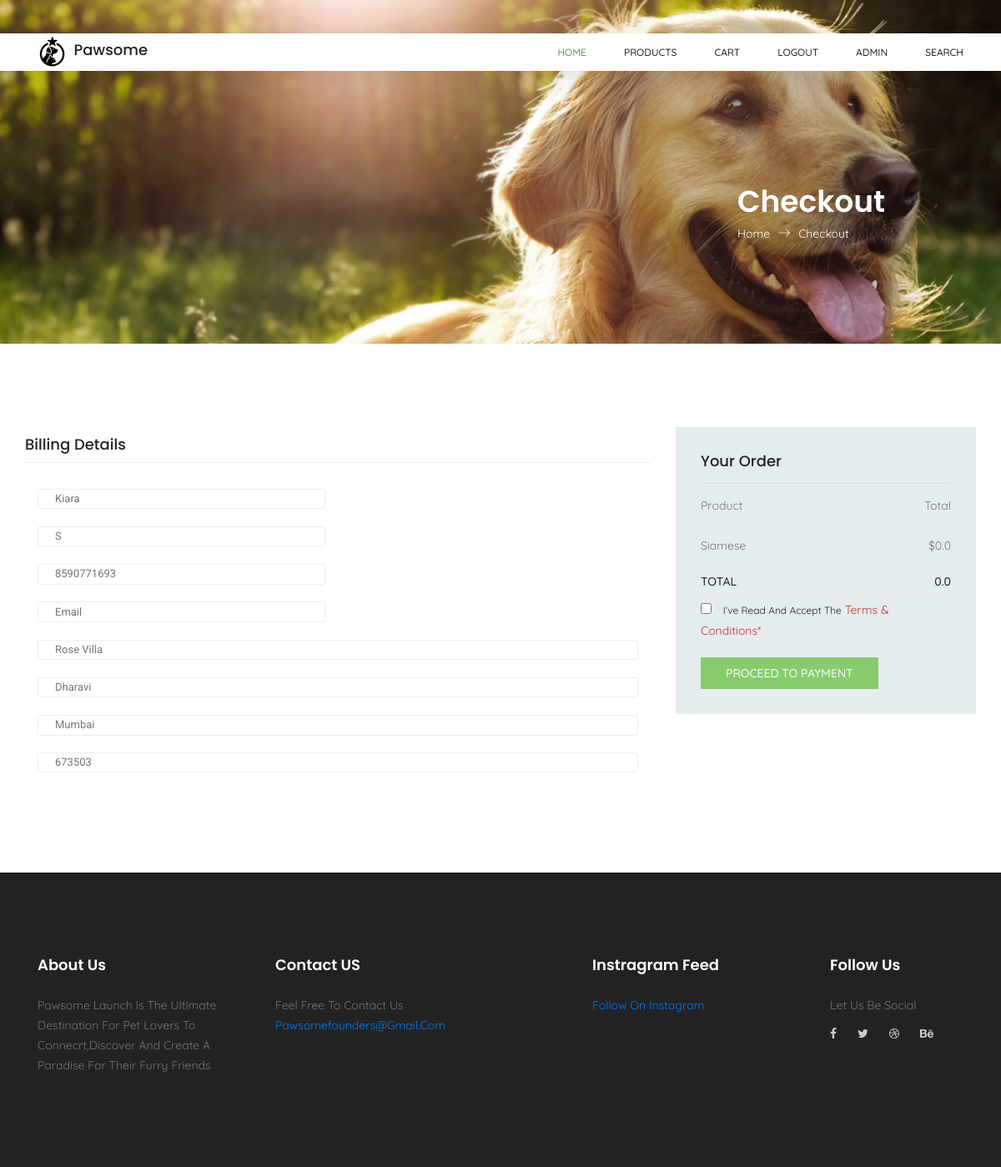
The page /checkout/ (signed in) on the database its author committed.
### home/models.py (models this page shows, shortened)
class Address(models.Model):
    user = models.ForeignKey('auth_login.User', on_delete=models.CASCADE)
    first_name = models.CharField(max_length=100)
    last_name = models.CharField(max_length=100)
    email = models.EmailField(max_length=100)
    address_line_1 = models.CharField(max_length=100)
    address_line_2 = models.CharField(max_length=100)
    zip_code = models.CharField(max_length=100)
    district = models.CharField(max_length=100)
    phone_number = models.CharField(max_length=12)
    def __str__(self):
        return self.first_name + " " + self.last_name

class CartItem(models.Model):
    cart = models.ForeignKey(Cart, on_delete=models.CASCADE, related_name='items')
    item = models.ForeignKey(Pet, on_delete=models.CASCADE, related_name='cart_item')
    @property
    def price(self):
        return self.item.get_discounted_price

class Pet(models.Model):
    seller = models.ForeignKey(User, on_delete=models.CASCADE, related_name='pets', blank=True, null=True)
    name = models.CharField(max_length=100)
    category = models.ForeignKey(Category, on_delete=models.CASCADE, related_name='pets')
    price = models.FloatField(validators=[MinValueValidator(0.0)])
    description = models.TextField()
    image = models.ImageField(upload_to='pet_images')
    stock = models.IntegerField(validators=[MinValueValidator(0)])
    discount = models.FloatField(validators=[MinValueValidator(0.0), MaxValueValidator(100.0)], default=0.0)
    vaccinated = models.BooleanField(default=False)
    vaccinated_certificate = models.ImageField(upload_to='pet_images', blank=True, null=True)
    origin = models.CharField(max_length=100, blank=True, null=True)
    age = models.IntegerField(validators=[MinValueValidator(0)], default=1)
    @property
    def get_discounted_price(self):
        return self.price - (self.price * self.discount / 100)

class Cart(models.Model):
    user = models.OneToOneField('auth_login.User', on_delete=models.CASCADE, related_name='cart')
    @property
    def total(self):
        total = 0
        for item in self.items.all():
            total += item.price
        return total

### auth_login/models.py (models this page shows)
class User(AbstractUser):
    mobile = models.CharField(max_length=10, null=True, blank=True)
    def __str__(self):
        return self.username

### home/views.py (the view)
# urls.py: path('checkout/', views.checkout, name='checkout'),
@login_required(login_url='/login/')
def checkout(request):
    context = {}
    if request.method == 'POST':
        form = AddressForm(request.POST)
        if form.is_valid():
            address = form.save(commit=False)
            address.user = request.user
            address.save()
            cart = request.user.cart
            cart_items = cart.items.all()
            order = Order.objects.create(user=request.user, address=address)
            for item in cart_items:
                OrderItem.objects.create(order=order, item=item.item)
            cart.items.all().delete()
            return redirect(f'/order/{order.id}/')
        else:
            return render(request, 'home/checkout.html', {'form': form, })
    else:
        print(request.user)
        if Address.objects.filter(user=request.user).exists():
            address = Address.objects.filter(user=request.user).first()
            print(address)
            context = {"address": address}
        return render(request, 'home/checkout.html', context)

### templates/home/checkout.html (shortened to what this page needs)
{% extends "home/base.html" %}
{% block  contents %}
    <section class="banner-area organic-breadcrumb">
        <div class="container">
            <div class="breadcrumb-banner d-flex flex-wrap align-items-center justify-content-end">
                <div class="col-first">
                    <h1>Checkout</h1>
                    <nav class="d-flex align-items-center">
                        <a href="index.html">Home<span class="lnr lnr-arrow-right"></span></a>
                        <a href="single-product.html">Checkout</a>
                    </nav>
                </div>
            </div>
        </div>
    </section>
    <section class="checkout_area section_gap">
        <div class="container">
            <div class="billing_details">
                <div class="row">
                    <form class="row contact_form" action="" method="post" novalidate="novalidate">
                        <div class="col-lg-8">
                            <h3>Billing Details</h3>
                            <div class="col-md-6 form-group p_star">
                                <input type="text" class="form-control" id="first" name="first_name"
                                       placeholder="first name" value="{{ address.first_name }}">
                            </div>
                            <div class="col-md-6 form-group p_star">
                                <input type="text" class="form-control" id="last" name="last_name"
                                       placeholder="last name" value="{{ address.last_name }}">
                            </div>
                            <div class="col-md-6 form-group p_star">
                                <input type="text" class="form-control" id="number" name="phone_number"
                                       placeholder="phone_number" value="{{ address.phone_number }}">
                            </div>
                            <div class="col-md-6 form-group p_star">
                                <input type="text" class="form-control" id="email" name="email" placeholder="email"
                                       value="{{ request.user.email }}">
                            </div>
                            <div class="col-md-12 form-group p_star">
                                <input type="text" class="form-control" id="add1" name="address_line_1"
                                       placeholder="address line 1" value="{{ address.address_line_1 }}">
                            </div>
                            <div class="col-md-12 form-group p_star">
                                <input type="text" class="form-control" id="add2" name="address_line_2"
                                       placeholder="address line 2" value="{{ address.address_line_2 }}">
                            </div>
                            <div class="col-md-12 form-group p_star">
                                <input type="text" class="form-control" id="district" name="district"
                                       placeholder="district" value="{{ address.district }}">
                            </div>
                            <div class="col-md-12 form-group">
                                <input type="text" class="form-control" id="zip" name="zip_code"
                                       value="{{ address.zip_code }}"
                                       placeholder="Postcode/ZIP"
                                >
                            </div>
                        </div>
                        <div class="col-lg-4">
                            <div class="order_box">
                                <h2>Your Order</h2>
                                <ul class="list">
                                    <li class="my-2 "><a href="#">Product <span>Total</span></a></li>
                                    {% for item in request.user.cart.items.all %}
                                        <li><a href="#">{{ item.item.name }} <span
                                                class="last">${{ item.price }}</span></a>
                                        </li>
                                    {% endfor %}
                                </ul>
                                <ul class="list list_2">
                                    <li><a href="#">Total <span>{{ request.user.cart.total }}</span></a></li>
                                </ul>
                                <div class="creat_account">
                                    <input type="checkbox" id="f-option4" name="selector">
                                    <label for="f-option4">I’ve read and accept the </label>
                                    <a href="#">terms & conditions*</a>
                                </div>
                                <button type="submit" class="primary-btn border-0" href="#">Proceed to Payment</button>
                            </div>
                        </div>
                    </form>
                </div>
            </div>
        </div>
    </section>
{% endblock %}

### static/css/style.css (style rules this page uses)
:root { --black: #1B1722; --white : #f0f0f0; --box-shadow: 0px 4px 4px rgba(0, 0, 0, 0.25); }
* { font-family: 'Quicksand', sans-serif; margin: 0; padding: 0; box-sizing: border-box; outline: none; border: none; text-decoration: none; text-transform: capitalize; transition: .2s linear; }
html { font-size: 62.5%; overflow-x: hidden; scroll-padding-top: 7rem; scroll-behavior: smooth; }
section { padding: 2rem 7%; }

### rows shown on the page
Address: first_name "kiara", last_name "s", phone_number "8590771693", address_line_1 "rose villa", address_line_2 "dharavi", district "mumbai", zip_code "673503"
CartItem: item.name "Siamese", price "0.0"

### other values the page prints
{{ request.user.cart.total }} "0.0"
